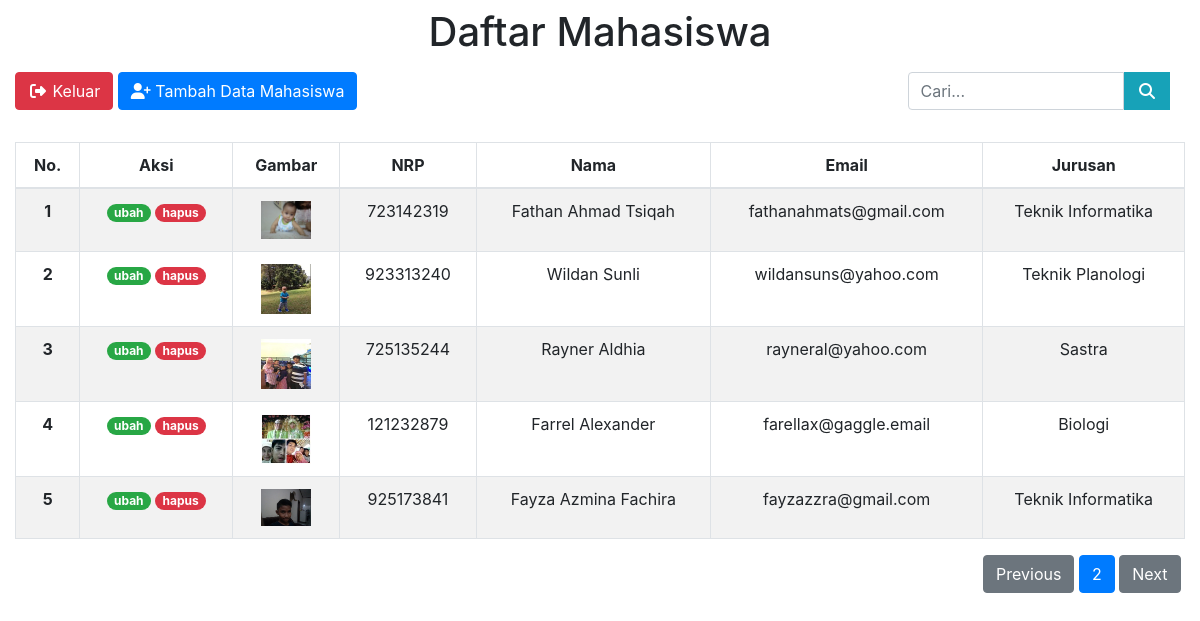
Page /Pagination/index.php?halaman=2 (signed in) on the committed database.
### tables this page shows
CREATE TABLE `mahasiswa` (
  `id` int(11) NOT NULL,
  `nama` varchar(200) NOT NULL,
  `nrp` char(9) NOT NULL,
  `email` varchar(100) NOT NULL,
  `jurusan` varchar(100) NOT NULL,
  `gambar` varchar(100) NOT NULL
);

### Pagination/functions.php (called while the page is built, shortened)
<?php
$conn = mysqli_connect('localhost', 'root', '', 'php_dasar');
function query($query) {
	global $conn;
	$result = mysqli_query($conn, $query);
	$rows = [];
	while ($row = mysqli_fetch_assoc($result)) {
	    $rows[] = $row;
	}
	return $rows;
}
?>

### Pagination/index.php (the view, shortened to what this page needs)
<?php
$jumlahDataPerHalaman = 5;
$jumlahData = count(query("SELECT * FROM mahasiswa"));
$jumlahHalaman = ceil($jumlahData / $jumlahDataPerHalaman);
$halamanAktif = (isset($_GET['halaman'])) ? $_GET['halaman'] : 1;
$awalData = ($jumlahDataPerHalaman * $halamanAktif) - $jumlahDataPerHalaman;
$mahasiswa = query("SELECT * FROM mahasiswa LIMIT $awalData, $jumlahDataPerHalaman");
?>
<!DOCTYPE html>
<html lang="en">
<head>
</head>
<body>
		<div class="col-lg-12">
			<h1 class="mt-2 text-center">Daftar Mahasiswa</h1>
			<a href="logout.php" class="btn btn-danger mt-2" onclick="return confirm('Apakah Anda Yakin Ingin Keluar?')"><i class="fas fa-fw fa-sign-out-alt"></i> Keluar</a>
			<a href="tambah.php" class="btn btn-primary mt-2"><i class="fas fa-fw fa-user-plus"></i> Tambah Data Mahasiswa</a>&nbsp;
			<form action="" method="post" class="col-lg-3 float-right mt-2">
				<div class="form-group input-group">
					<input type="text" name="keyword" class="form-control" placeholder="Cari..." autocomplete="off">
	              	<button type="submit" name="cari" class="btn btn-info" style="border-radius: 0 !important;">
	                	<i class="fas fa-fw fa-search"></i>
	              	</button>
				</div>
			</form>
			<table class="table table-hover table-bordered table-striped">
				<thead>
					<tr class="text-center">
						<th>No.</th>
						<th>Aksi</th>
						<th>Gambar</th>
						<th>NRP</th>
						<th>Nama</th>
						<th>Email</th>
						<th>Jurusan</th>
					</tr>
				</thead>
				<tbody>
					<?php $i = 1; foreach($mahasiswa as $row) : ?>
					<tr class="text-center">
						<th><?= $i; ?></th>
						<td>
							<a href="ubah.php?id=<?= $row['id']; ?>" class="badge badge-pill badge-success">ubah</a>
							<a href="hapus.php?id=<?= $row['id']; ?>" class="badge badge-pill badge-danger" onclick="return confirm('Apakah Anda Yakin Ingin Menghapus Data Ini?')">hapus</a>
						</td>
						<td>
							<img src="img/<?= $row['gambar']; ?>" width="50">
							<td><?= $row['nrp']; ?></td>
							<td><?= $row['nama']; ?></td>
							<td><?= $row['email']; ?></td>
							<td><?= $row['jurusan']; ?></td>
						</td>
					</tr>
					<?php $i++ ?>
					<?php endforeach; ?>
				</tbody>
			</table>
			<div class="pagination float-right">
				<?php if ($halamanAktif > 1): ?>
				    <a href="?halaman=<?= ($halamanAktif - 1); ?>" class="btn btn-secondary">Previous</a>&nbsp;
			    <?php else : ?>
				    <a href="" class="btn btn-secondary disabled-pagination">Previous</a>&nbsp;
				<?php endif ?>
			    <a href="?halaman=<?= $halamanAktif; ?>" class="btn btn-primary"><?= $halamanAktif; ?></a>&nbsp;
				<?php if ($halamanAktif < $jumlahHalaman): ?>
				    <a href="?halaman=<?= ($halamanAktif + 1); ?>" class="btn btn-secondary">Next</a>&nbsp;
				<?php else : ?>
				    <a href="" class="btn btn-secondary disabled-pagination">Next</a>&nbsp;
				<?php endif ?>
			</div>
		</div>
</body>
</html>

### rows in the picture
mahasiswa: gambar (picture), nrp "723142319", nama "Fathan Ahmad Tsiqah", email "fathanahmats@gmail.com", jurusan "Teknik Informatika"
mahasiswa: gambar (picture), nrp "923313240", nama "Wildan Sunli", email "wildansuns@yahoo.com", jurusan "Teknik Planologi"
mahasiswa: gambar (picture), nrp "725135244", nama "Rayner Aldhia", email "rayneral@yahoo.com", jurusan "Sastra"
mahasiswa: gambar (picture), nrp "121232879", nama "Farrel Alexander", email "farellax@gaggle.email", jurusan "Biologi"
mahasiswa: gambar (picture), nrp "925173841", nama "Fayza Azmina Fachira", email "fayzazzra@gmail.com", jurusan "Teknik Informatika"

### other values in the picture
$halamanAktif "2"
